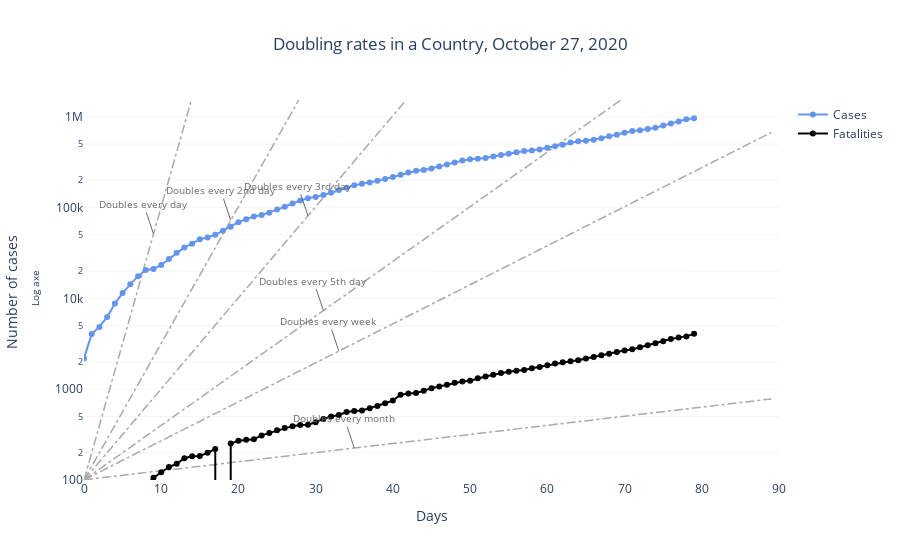

Notebook cell for this chart:
### Markdown cell above
## Check doubling rates of cases

### Code cell
# compare to general doubliting ratios
dplot.growing_ratio_country(df_fr, 100, df_source='datagouv', date_filter='2020-08-07', clear_pop=True)
